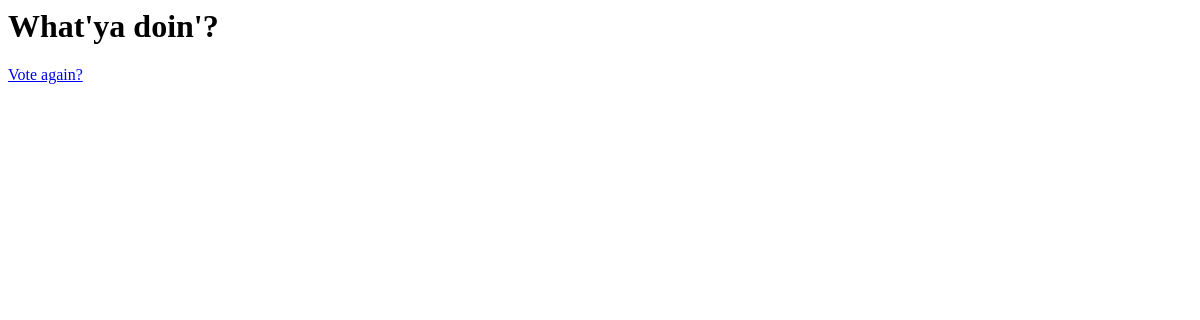
The app's page /my_app/2/results/, older data.
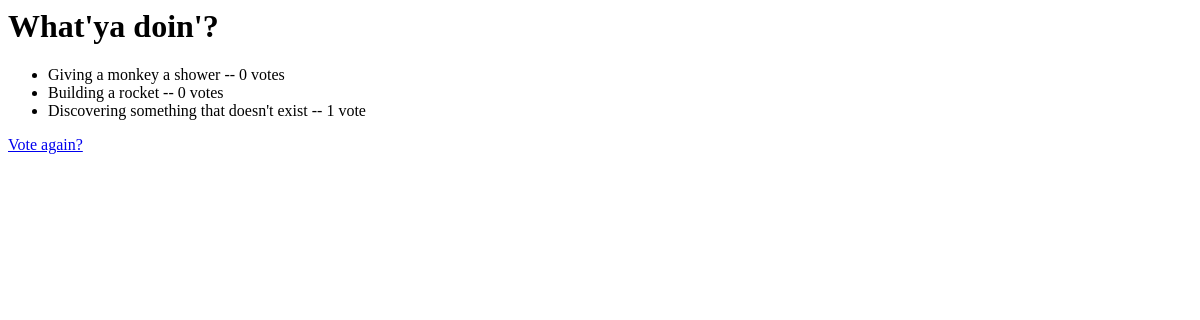
The same page, newer data.
### my_app/models.py (models this page shows, shortened)
class Question(models.Model):
    question_text = models.CharField(max_length=200)
    pub_date = models.DateTimeField('date published')

class Choice(models.Model):
    question = models.ForeignKey(Question, on_delete=models.CASCADE)
    choice_text = models.CharField(max_length=200)
    votes = models.IntegerField(default=0)

### my_app/views.py (the view)
# urls.py: path('<int:pk>/results/', views.ResultsView.as_view(), name='results'),
class ResultsView(generic.DetailView):
    model = Question
    template_name = 'my_app/results.html'

### my_app/templates/my_app/results.html
<h1>{{ question.question_text }}</h1>
<ul>
{% for choice in question.choice_set.all %}
    <li>{{ choice.choice_text }} -- {{ choice.votes }} vote{{ choice.votes|pluralize }}</li>
{% endfor %}
</ul>
<a href="{% url 'my_app:details' question.id %}">Vote again?</a>

Row changes from the older to the newer data that the page shows:
added Choice: choice_text "Giving a monkey a shower", votes "0"
added Choice: choice_text "Building a rocket", votes "0"
added Choice: choice_text "Discovering something that doesn't exist", votes "1"
